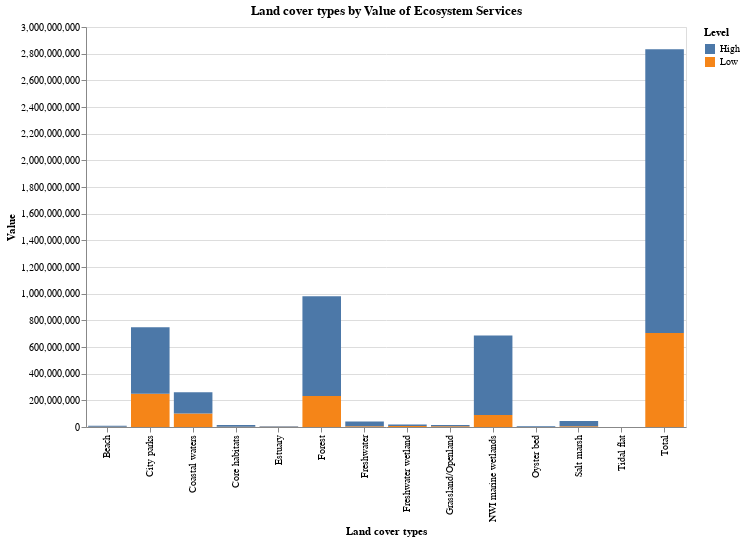

The code cell stored with this chart in its notebook:
### Code cell
# Create the chart
chart = alt.Chart(df).mark_bar().encode(
    x='Land cover types',
    y='Value',
    color='Level'
).properties(
    title='Land cover types by Value of Ecosystem Services',
    width=600,
    height=400
)

chart

### Figure 1 — Vega-Lite specification as saved in the notebook (floating-point values rounded to 4 significant figures)
{"config": {"view": {"continuousWidth": 400, "continuousHeight": 300}}, "data": {"name": "data-8b510f612fbac494faf7335bbc8e6bbe"}, "mark": "bar", "encoding": {"color": {"field": "Level", "type": "nominal"}, "x": {"field": "Land cover types", "type": "nominal"}, "y": {"field": "Value", "type": "quantitative"}}, "height": 400, "title": "Land cover types by Value of Ecosystem Services", "width": 600, "$schema": "https://vega.github.io/schema/vega-lite/v4.17.0.json", "datasets": {"data-8b510f612fbac494faf7335bbc8e6bbe": [{"Land cover types": "NWI marine wetlands", "Level": "Low", "Value": 90367611}, {"Land cover types": "Salt marsh", "Level": "Low", "Value": 5836741}, {"Land cover types": "Freshwater wetland", "Level": "Low", "Value": 7416748}, {"Land cover types": "City parks", "Level": "Low", "Value": 249158682}, {"Land cover types": "Beach", "Level": "Low", "Value": 1748766}, {"Land cover types": "Freshwater", "Level": "Low", "Value": 5632155}, {"Land cover types": "Oyster bed", "Level": "Low", "Value": 609367}, {"Land cover types": "Estuary", "Level": "Low", "Value": 1775730}, {"Land cover types": "Tidal flat", "Level": "Low", "Value": 154979}, {"Land cover types": "Forest", "Level": "Low", "Value": 232570496}, {"Land cover types": "Grassland/Openland", "Level": "Low", "Value": 5588362}, {"Land cover types": "Core habitats", "Level": "Low", "Value": 2566369}, {"Land cover types": "Coastal waters", "Level": "Low", "Value": 101783372}, {"Land cover types": "Total", "Level": "Low", "Value": 705209378}, {"Land cover types": "NWI marine wetlands", "Level": "High", "Value": 596715671}, {"Land cover types": "Salt marsh", "Level": "High", "Value": 38541188}, {"Land cover types": "Freshwater wetland", "Level": "High", "Value": 12222223}, {"Land cover types": "City parks", "Level": "High", "Value": 498317363}, {"Land cover types": "Beach", "Level": "High", "Value": 7527883}, {"Land cover types": "Freshwater", "Level": "High", "Value": 36077699}, {"Land cover types": "Oyster bed", "Level": "High", "Value": 5499626}, {"Land cover types": "Estuary", "Level": "High", "Value": 3826203}, {"Land cover types": "Tidal flat", "Level": "High", "Value": 258298}, {"Land cover types": "Forest", "Level": "High", "Value": 748950958}, {"Land cover types": "Grassland/Openland", "Level": "High", "Value": 9447291}, {"Land cover types": "Core habitats", "Level": "High", "Value": 12831846}, {"Land cover types": "Coastal waters", "Level": "High", "Value": 157984654}, {"Land cover types": "Total", "Level": "High", "Value": 2128200903}]}}
